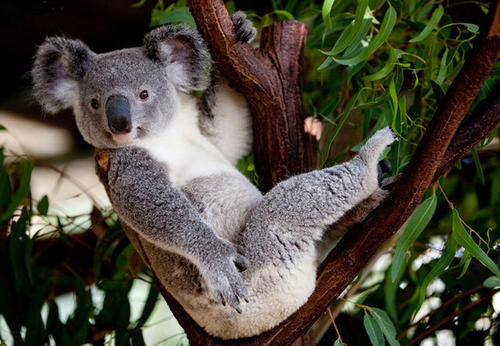
#> input picture Task2/koala.jpg, 500 x 346 px, found by its file name
$ python PCA_1.py   (older library calls are emulated)
#> lines starting #> are read from the running program, lines starting #| are printed output that depends on the picture
#coding:utf8
from PIL import Image
import numpy as np
import math
from skimage.measure import compare_mse, compare_psnr,compare_ssim
import matplotlib
import matplotlib.pyplot as plt


def loadImage(path):
    img = Image.open(path)
#> img is the input picture: PIL image 500x346 RGB; mean R, G, B 77.7, 74, 60.3
    # 将图像转换成灰度图
    img = img.convert("L")
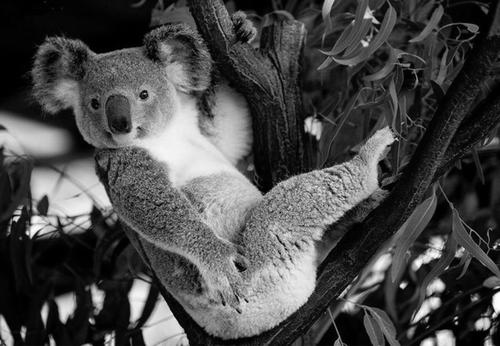
#> img: PIL image 500x346 L; min 0, max 255, mean 73.5
    # 图像的大小在size中是（宽，高）
    # 所以width取size的第一个值，height取第二个
    width = img.size[0]
#> width = 500
    height = img.size[1]
#> height = 346
    data = img.getdata()
    # 为了避免溢出，这里对数据进行一个缩放，缩小100倍
    data = np.array(data).reshape(height,width)/100
    # data = np.array(data).reshape(height,width)
    # 查看原图的话，需要还原数据
    # print('type(data)',type(data))
    new_im = Image.fromarray(data*100)
    # new_im.show()
    return data


def pca(data,k):
    """
    :param data:  图像数据
    :param k: 保留前k个主成分
    """
    n_samples,n_features = data.shape
    # 求均值
    mean = np.array([np.mean(data[:,i]) for i in range(n_features)])
    # 去中心化
    normal_data = data - mean
    # 得到协方差矩阵
    matrix_ = np.dot(np.transpose(normal_data),normal_data)
    # 有时会出现复数特征值，导致无法继续计算，这里用了不同的图像，有时候会出现复数特征，但是经过
    # 我能知道的是协方差矩阵肯定是实对称矩阵的
    eig_val,eig_vec = np.linalg.eig(matrix_)
   # [8 lines of commented-out code are left out]
    eigIndex = np.argsort(eig_val)
    eigVecIndex = eigIndex[:-(k+1):-1]
    feature = eig_vec[:,eigVecIndex]
    # print('normal_data',normal_data)
    # print('normal_data.shape',normal_data.shape)
    new_data = np.dot(normal_data,feature)
    # print('feature',feature)
    # print('feature.shape',feature.shape)
    # print('new_data',new_data.shape)
    # 将降维后的数据映射回原空间
    rec_data = np.dot(new_data,np.transpose(feature))+ mean
    # [6 lines of commented-out code are left out]
    rec_data = np.abs(rec_data)
    # print('rec_data',rec_data)

    newImage = Image.fromarray(rec_data*100)
    # [6 lines of commented-out code are left out]
    return rec_data


def Error(data,recdata):
    sum1 = 0
    sum2 = 0
    D_value = data - recdata
    for i in range(data.shape[0]):
        sum1 += np.dot(data[i],data[i])
        sum2 += np.dot(D_value[i], D_value[i])
    error = sum2/sum1
    return error


data = loadImage("F:/Experiments/NeuralNetworkandApplication/Task2/koala.jpg")
Principal_Component_Number = []
PSNR_all = []
Error_all = []
for i in range(1,150,20):
    rec_data= pca(data,k=i)
    # PSNR = compare_mse(rec_data*100, data*100)
    # PSNR = 20 * math.log10(255 / math.sqrt(PSNR))

    # ssim = compare_ssim(rec_data*100, data*100, data_range=255)
    error = Error(data*100,rec_data*100)
    Error_all.append(error)

    Principal_Component_Number.append(i)
#> this loop made 8 passes
#> error on passes 2 to 8: 0.035, 0.0174, 0.0106, 0.00678, 0.00446, 0.00292, 0.0019
#> (eigVecIndex in pca, error) on pass 1: ([0], 0.268)
#> pass 1, in pca, `normal_data = data - mean`:
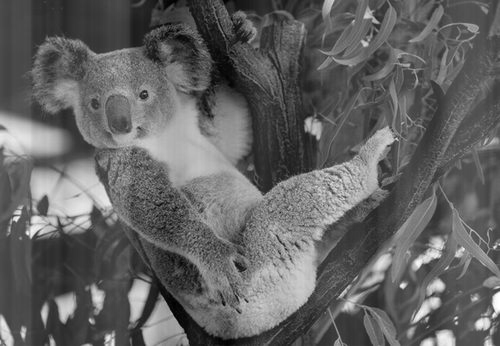
#> normal_data: shape (346, 500) float64; min -1.35, max 2.12, mean 1.84e-17; drawn with min black and max white
#> pass 1, in pca, `matrix_ = np.dot(np.transpose(normal_data),normal_data)`:
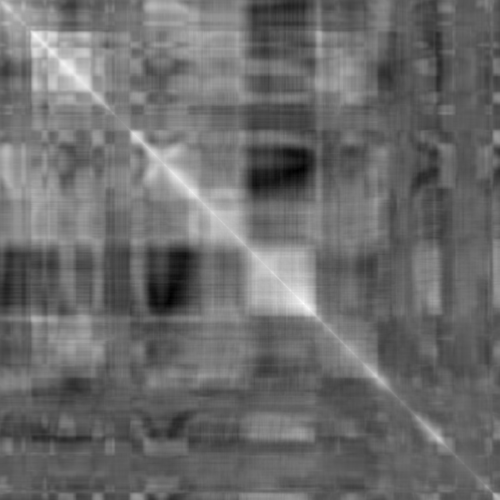
#> matrix_: shape (500, 500) float64; min -127.4, max 212.8, mean 16.4; drawn with min black and max white
#> pass 1, in pca, `rec_data = np.abs(rec_data)`:
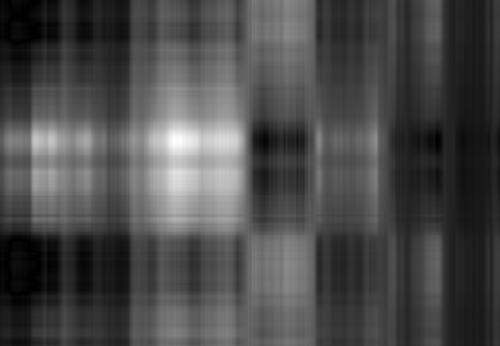
#> rec_data: shape (346, 500) float64; min 3e-05, max 2.52, mean 0.737; drawn with min black and max white
#> after the loop, Error_all = [0.268, 0.035, 0.0174, 0.0106, 0.00678, 0.00446, 0.00292, 0.0019]; Principal_Component_Number = [1, 21, 41, 61, 81, 101, 121, 141]
    # PSNR_all.append(ssim)

    # print('ssim',ssim)
fig = plt.figure()
ax = fig.add_subplot(111)
ax.plot(Principal_Component_Number, Error_all, marker='^',color='y')
plt.xlabel('Principal Component Number')
plt.ylabel('Error')
plt.show()
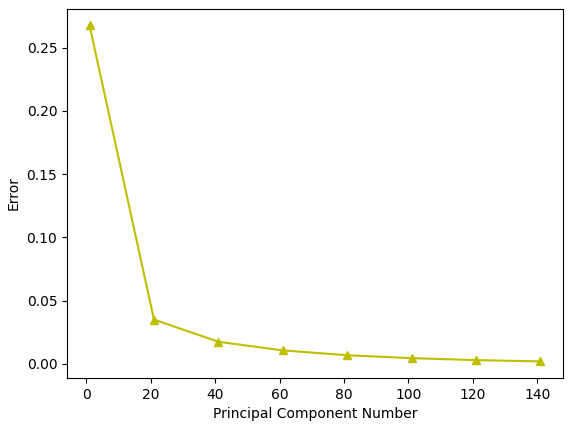
#> figure drawn by matplotlib, 1 panel


# rec_data= pca(data,k=51)
